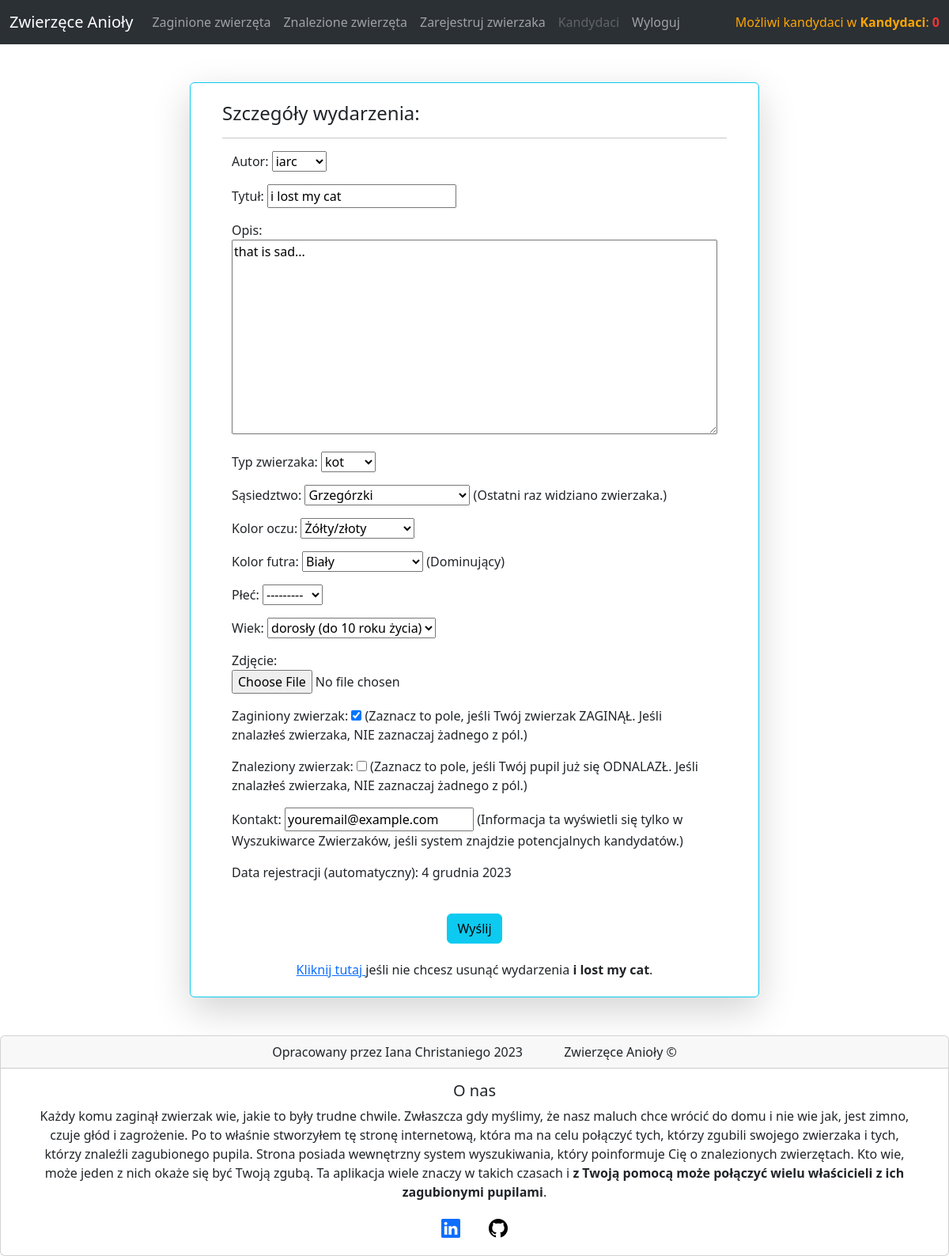
Page /pets/update/2 on the committed database.
### crud/models.py (models this page shows, shortened)
class EventModel(models.Model):
    author = models.ForeignKey(User, on_delete=models.CASCADE, verbose_name="Autor")
    title = models.CharField(max_length = 50, blank = False, null = False, verbose_name="Tytuł")
    event = models.TextField(max_length = 250, blank = False, null = False, verbose_name="Opis")
    petType = (
        ("kot", "kot"),
        ("pies", "pies"),
        ("inny", "inny")
    )
    type = models.CharField(max_length = 5, blank = False, null = False, choices = petType, verbose_name="Typ zwierzaka")
    petsCharacteristics_eyes = (
        ("Żółty/złoty", "Żółty/złoty"),
        ("Zielony", "Zielony"),
        ("Niebieski", "Niebieski"),
        ("Miedź/bursztyn", "Miedź/bursztyn"),
        ("Mieszane kolory", "Mieszane kolory")
    )
    eyesColor = models.CharField(max_length = 35, choices = petsCharacteristics_eyes, blank = True, null = True, verbose_name="Kolor oczu")
    petsCharacteristics_fur = (
        ("Czarny", "Czarny"),
        ("Biały", "Biały"),
        ("Rudy", "Rudy"),
        ("Szary", "Szary"),
        ("Dwa różne kolory", "Dwa różne kolory"),
        ("Trzy różne kolory", "Trzy różne kolory")
    )
    furColor = models.CharField(max_length = 18, choices = petsCharacteristics_fur, help_text="(Dominujący)", verbose_name="Kolor futra")
    petsCharacteristics_gender = (
        ("Samiec", "Samiec"),
        ("Samica", "Samica")
    )
    gender = models.CharField(max_length = 9, choices = petsCharacteristics_gender, blank = True, null = True, verbose_name="Płeć")
    petsCharacteristics_age = (
        ("szczenię (do 1 roku życia)", "szczenię (do 1 roku życia)"),
        ("dorosły (do 10 roku życia)", "dorosły (do 10 roku życia)"),
        ("seniorzy (od 10 lat)", "seniorzy (od 10 lat)")
    )
    age = models.CharField(max_length = 26, choices = petsCharacteristics_age, blank = True, null = True, verbose_name="Wiek")
    locationOptions = (
            ("Bieńczyce", "Bieńczyce"),
            ("Bieżanów-Prokocim", "Bieżanów-Prokocim"),
            ("Bronowice", "Bronowice"),
            ("Czyżyny", "Czyżyny"),
            ("Dębniki", "Dębniki"),
            ("Grzegórzki", "Grzegórzki"),
            ("Krowodrza", "Krowodrza"),
            ("Łagiewniki–Borek Fałęcki", "Łagiewniki–Borek Fałęcki"),
            ("Mistrzejowice", "Mistrzejowice"),
            ("Nowa Huta", "Nowa Huta"),
            ("Podgórze", "Podgórze",),
            ("Podgórze Duchackie", "Podgórze Duchackie"),
            ("Prądnik Biały", "Prądnik Biały"),
            ("Prądnik Czerwony", "Prądnik Czerwony"),
            ("Stare Miasto", "Stare Miasto"),
            ("Swoszowice", "Swoszowice"),
            ("Wzgórza Krzesławickie", "Wzgórza Krzesławickie"),
            ("Zwierzyniec", "Zwierzyniec")
        )
    neighborhood = models.CharField(max_length = 25, choices = locationOptions, help_text="(Ostatni raz widziano zwierzaka.)", verbose_name="Sąsiedztwo")
    contact = models.EmailField(blank = True, default = "youremail@example.com", help_text="(Informacja ta wyświetli się tylko w Wyszukiwarce Zwierzaków, jeśli system znajdzie potencjalnych kandydatów.)", verbose_name="Kontakt")
    pic  = models.ImageField(null = True, blank=True, upload_to = "media/", verbose_name="Zdjęcie")
    date = models.DateField(auto_now = True, verbose_name="Data")
    lost = models.BooleanField(help_text = "(Zaznacz to pole, jeśli Twój zwierzak ZAGINĄŁ. Jeśli znalazłeś zwierzaka, NIE zaznaczaj żadnego z pól.)", verbose_name="Zaginiony zwierzak")
    found = models.BooleanField(default = False, help_text="(Zaznacz to pole, jeśli Twój pupil już się ODNALAZŁ. Jeśli znalazłeś zwierzaka, NIE zaznaczaj żadnego z pól.)", verbose_name="Znaleziony zwierzak")

### crud/views.py (the view)
# urls.py: path('update/<int:id>', views.updateEvent, name = 'updateEvent'),
def updateEvent(request, id):
    selectedEvent = EventModel.objects.get(id = id)
    newEventForm = EventForm(request.POST or None, request.FILES or None, instance = selectedEvent)
    try:
        candidates = eventSearcher(request.user)
        amountResults = len(candidates)
    except:
        amountResults = 0
    if newEventForm.is_valid():
        newEventForm.save()
        return redirect("crud:lostList")
    return render(request, "eventform.html", {"eventform": newEventForm, "id": selectedEvent, "amountOfCandidates": amountResults})

### crud/forms.py (shortened to what this page needs)
class EventForm(forms.ModelForm):
    class Meta:
        model = EventModel
        fields = ["author",
                  "title",
                  "event",
                  "type",
                  "neighborhood",
                  "eyesColor",
                  "furColor",
                  "gender",
                  "age",
                  "pic",
                  "lost",
                  "found",
                  "contact"
                  ]
        widgets = {
            'event': ResponsiveSizeTextarea(size_percentage=100),
            'pic': ResponsiveSizeFileInput(width_percentage=100),
        }

### crud/templates/eventform.html (shortened to what this page needs)
{% extends "general_users_template.html" %}
{% block eventForm %}
<div class="container fluid p-4">
    <div class="container m-6">
        <div class="row justify-content-center mt-4 mb-4">
            <div class="card border-info shadow-lg" style="max-width: 45rem;">
                <div class="card-body">
                    <div class="container m-2,2,2">
                        <h5 class="card-title">
                            {% if id %}
                                <h4>Szczegóły wydarzenia:</h4>
                            {% else %}
                                <h4>Wypełniasz szczegóły wydarzenia:</h4>
                            {% endif%}
                        </h5>
                        <hr>
                    </div>
                    <div class="container mt-6">
                        <form method="post" enctype="multipart/form-data">
                            <div class="container">
                                {{ eventform.as_p }}
                                {% if id %}
                                    <p>Data rejestracji (automatyczny): <span>{{ id.date }}</span></p>
                                {% endif %}
                            </div>
                            <div class="container text-center">
                                <button type="submit" class="btn btn-info mt-4">Wyślij</button>
                            </div>
                        </form>
                    </div>
                    <br>
                    <div class="container text-center m-6">
                        {% if id %}
                            <h6></span><a href="{% url 'crud:deleteEvent' id.id %}">Kliknij tutaj </a></span>jeśli nie chcesz usunąć wydarzenia <strong>{{ id.title }}</strong>.</h6>
                        {% endif%}
                    </div>
                </div>
            </div>
        </div>
    </div>
</div>
{% endblock %}

### rows in the picture
EventModel: author "iarc", title "i lost my cat", event "that is sad...", type "kot", neighborhood "Grzegórzki", eyesColor "Żółty/złoty", furColor "Biały", gender "---------", age "dorosły (do 10 roku życia)", lost "☑", contact "youremail@example.com", date "4 grudnia 2023"

### other values in the picture
{{ amountOfCandidates }} "0"
